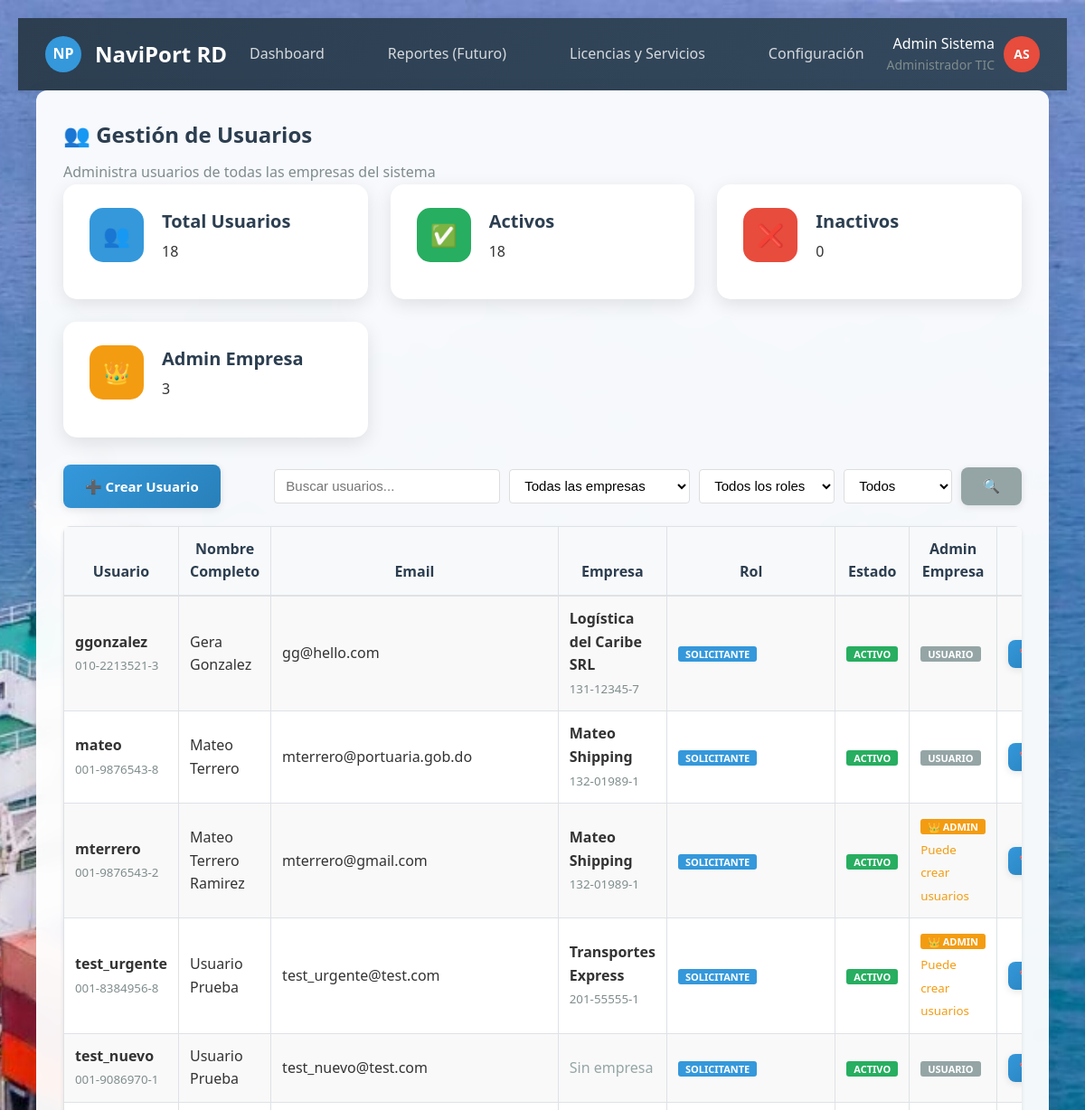
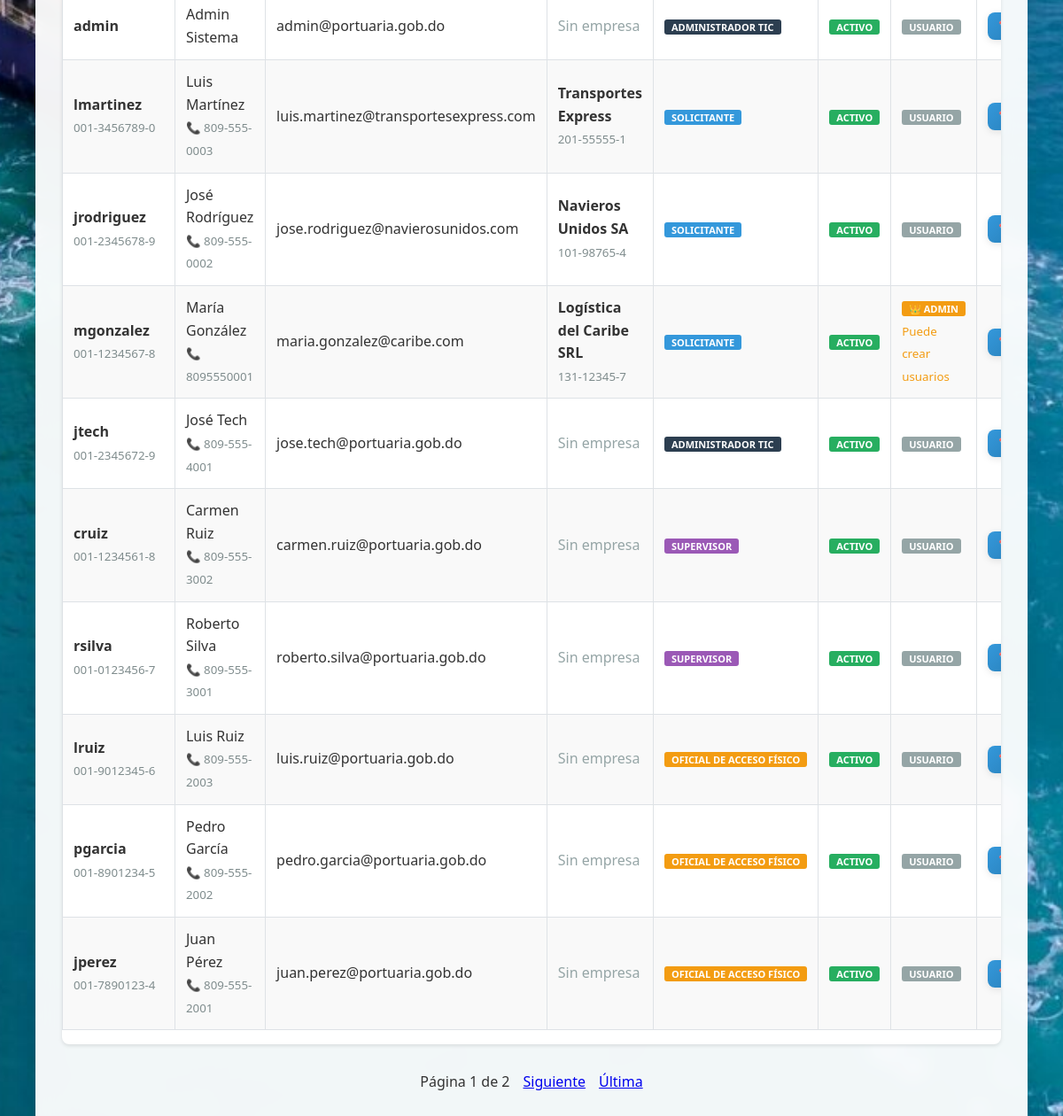
Page /accounts/usuarios/ (signed in) on the committed database (2 pictures, top to bottom).
### accounts/models.py (models this page shows, shortened)
class User(AbstractUser):
    ROLE_CHOICES = [
        ('solicitante', 'Solicitante'),
        ('evaluador', 'Evaluador Portuario'),
        ('supervisor', 'Supervisor'),
        ('admin_tic', 'Administrador TIC'),
        ('oficial_acceso', 'Oficial de Acceso Físico'),
        ('direccion', 'Dirección Logística'),
    ]
    role = models.CharField(
        max_length=20,
        choices=ROLE_CHOICES,
        default='solicitante',
        verbose_name='Rol'
    )
    cedula_rnc = models.CharField(
        max_length=20,
        unique=True,
        validators=[
            RegexValidator(
                regex=r'^(\d{3}-\d{7}-\d{1}|\d{3}-\d{5}-\d{1})$',
                message='Formato inválido. Use XXX-XXXXXXX-X para cédula o XXX-XXXXX-X para RNC'
            )
        ],
        verbose_name='Cédula/RNC'
    )
    telefono = models.CharField(
        max_length=15,
        blank=True,
        validators=[
            RegexValidator(
                regex=r'^\+?1?\d{9,15}$',
                message='Número de teléfono inválido'
            )
        ],
        verbose_name='Teléfono'
    )
    empresa = models.ForeignKey(
        'Empresa',
        on_delete=models.SET_NULL,
        null=True,
        blank=True,
        related_name='usuarios',
        verbose_name='Empresa'
    )
    es_admin_empresa = models.BooleanField(default=False, verbose_name='Admin de Empresa')
    puede_crear_usuarios = models.BooleanField(default=False, verbose_name='Puede Crear Usuarios')
    activo = models.BooleanField(default=True, verbose_name='Activo')
    created_at = models.DateTimeField(auto_now_add=True, verbose_name='Creado el')
    updated_at = models.DateTimeField(auto_now=True, verbose_name='Actualizado el')
    failed_login_attempts = models.PositiveIntegerField(default=0, verbose_name='Intentos fallidos')
    is_locked = models.BooleanField(default=False, verbose_name='Bloqueado')
    locked_until = models.DateTimeField(null=True, blank=True, verbose_name='Bloqueado hasta')
    last_login_ip = models.GenericIPAddressField(null=True, blank=True, verbose_name='Última IP')
    class Meta:
        verbose_name = 'Usuario'
        verbose_name_plural = 'Usuarios'
        ordering = ['-created_at']
    def get_display_name(self):
        return self.get_full_name() or self.username
    def get_role_display_with_admin(self):
        role_display = self.get_role_display()
        if self.es_admin_empresa and self.role == 'solicitante':
            return f"{role_display} (Administrador)"
        return role_display
    def puede_gestionar_usuarios(self):
        return self.role in ['evaluador', 'supervisor', 'admin_tic'] or (self.is_solicitante() and self.es_admin_empresa)
    def puede_crear_usuarios_empresa(self):
        return self.puede_crear_usuarios and self.es_admin_empresa and self.empresa

class Empresa(models.Model):
    rnc = models.CharField(
        max_length=15,
        unique=True,
        validators=[
            RegexValidator(
                regex=r'^\d{3}-\d{5}-\d{1}$',
                message='Formato inválido. Use XXX-XXXXX-X para RNC'
            )
        ],
        verbose_name='RNC'
    )
    nombre = models.CharField(max_length=200, verbose_name='Nombre')
    telefono = models.CharField(
        max_length=15,
        blank=True,
        validators=[
            RegexValidator(
                regex=r'^\+?1?\d{9,15}$',
                message='Número de teléfono inválido'
            )
        ],
        verbose_name='Teléfono'
    )
    email = models.EmailField(verbose_name='Email')
    representante_legal = models.ForeignKey(
        User,
        on_delete=models.CASCADE,
        related_name='empresas_representadas',
        verbose_name='Representante Legal'
    )
    activa = models.BooleanField(default=True, verbose_name='Activa')
    verificada = models.BooleanField(default=False, verbose_name='Verificada')
    certificado_rnc = models.FileField(
        upload_to='empresas/certificados/',
        blank=True,
        verbose_name='Certificado RNC'
    )
    numero_licencia = models.CharField(
        max_length=20,
        unique=True,
        blank=True,
        null=True,
        verbose_name='Número de Licencia'
    )
    fecha_expedicion_licencia = models.DateField(
        blank=True,
        null=True,
        verbose_name='Fecha de Expedición'
    )
    fecha_expiracion_licencia = models.DateField(
        blank=True,
        null=True,
        verbose_name='Fecha de Expiración'
    )
    fecha_expiracion_contrato = models.DateField(
        blank=True,
        null=True,
        verbose_name='Expiración Contrato'
    )
    tipo_licencia = models.ForeignKey(
        'evaluacion.TipoLicencia',
        on_delete=models.SET_NULL,
        blank=True,
        null=True,
        related_name='empresas_asignadas',
        verbose_name='Tipo de Licencia',
        help_text='Tipo de licencia que determina los servicios base autorizados'
    )
    servicios_autorizados = models.ManyToManyField(
        'evaluacion.Servicio',
        related_name='empresas_autorizadas',
        blank=True,
        verbose_name='Servicios Autorizados',
        help_text='Servicios específicos que la empresa está autorizada a ofrecer'
    )
    puede_solicitud_excepcional = models.BooleanField(
        default=False,
        verbose_name='Permite Solicitud Excepcional',
        help_text='Si está habilitado, la empresa puede realizar solicitudes excepcionales aprobadas por supervisión'
    )
    created_at = models.DateTimeField(auto_now_add=True, verbose_name='Registrada el')
    updated_at = models.DateTimeField(auto_now=True, verbose_name='Actualizada el')
    class Meta:
        verbose_name = 'Empresa'
        verbose_name_plural = 'Empresas'
        ordering = ['-created_at']

### accounts/views.py (the view, shortened to what this page needs)
# urls.py: path('usuarios/', gestionar_usuarios, name='gestionar_usuarios'),
@login_required
def gestionar_usuarios(request):
    if not request.user.puede_gestionar_usuarios():
        messages.error(request, 'No tienes permisos para gestionar usuarios.')
        return redirect('accounts:profile')
    busqueda = request.GET.get('q', '')
    empresa_filtro = request.GET.get('empresa', '')
    rol_filtro = request.GET.get('rol', '')
    estado_filtro = request.GET.get('estado', '')
    if request.user.role in ['evaluador', 'supervisor', 'admin_tic']:
        usuarios_queryset = User.objects.all().select_related('empresa').order_by('-created_at')
    else:
        if not request.user.empresa:
            messages.error(request, 'No tienes una empresa asignada.')
            return redirect('accounts:profile')
        usuarios_queryset = User.objects.filter(empresa=request.user.empresa).select_related('empresa').order_by('-created_at')
    if empresa_filtro and request.user.role in ['evaluador', 'supervisor', 'admin_tic']:
        usuarios_queryset = usuarios_queryset.filter(empresa__id=empresa_filtro)
    if rol_filtro:
        usuarios_queryset = usuarios_queryset.filter(role=rol_filtro)
    if estado_filtro == 'activo':
        usuarios_queryset = usuarios_queryset.filter(is_active=True)
    elif estado_filtro == 'inactivo':
        usuarios_queryset = usuarios_queryset.filter(is_active=False)
    elif estado_filtro == 'admin_empresa':
        usuarios_queryset = usuarios_queryset.filter(es_admin_empresa=True)
    paginator = Paginator(usuarios_queryset, 15)
    page_number = request.GET.get('page')
    page_obj = paginator.get_page(page_number)
    stats = {
        'total': usuarios_queryset.count(),
        'activos': usuarios_queryset.filter(is_active=True).count(),
        'inactivos': usuarios_queryset.filter(is_active=False).count(),
        'admin_empresa': usuarios_queryset.filter(es_admin_empresa=True).count(),
    }
    empresas_filtro = []
    if request.user.role in ['evaluador', 'supervisor', 'admin_tic']:
        empresas_filtro = Empresa.objects.filter(activa=True).order_by('nombre')
    context = {
        'usuarios': page_obj,
        'busqueda': busqueda,
        'empresa_filtro': empresa_filtro,
        'rol_filtro': rol_filtro,
        'estado_filtro': estado_filtro,
        'stats': stats,
        'empresas_filtro': empresas_filtro,
        'is_paginated': page_obj.has_other_pages(),
        'puede_crear': request.user.puede_crear_usuarios_empresa() or request.user.role in ['evaluador', 'supervisor', 'admin_tic']
    }
    return render(request, 'accounts/gestionar_usuarios.html', context)

### templates/accounts/gestionar_usuarios.html (shortened to what this page needs)
{% extends 'base.html' %}
{% block content %}
{% if user.role == 'evaluador' or user.role == 'supervisor' or user.role == 'admin_tic' %}
<div class="navbar">
    <div class="navbar-brand">
        <div class="logo">NP</div>
        NaviPort RD
    </div>
    <ul class="navbar-menu">
        <li><a href="{% url 'evaluacion:dashboard' %}" style="color: inherit; text-decoration: none;">Dashboard</a></li>
        <li>Reportes (Futuro)</li>
        <li><a href="{% url 'evaluacion:gestion_licencias_servicios' %}" style="color: inherit; text-decoration: none;">Licencias y Servicios</a></li>
        <li><a href="{% url 'evaluacion:configuracion' %}" style="color: inherit; text-decoration: none;">Configuración</a></li>
    </ul>
    <div class="navbar-user">
        <div style="text-align: right; margin-right: 10px;">
            <div style="font-weight: 500;">{{ user.get_display_name }}</div>
            <div style="font-size: 14px; color: #7f8c8d;">{{ user.get_role_display_with_admin }}</div>
        </div>
        <div class="user-avatar">{{ user.get_display_name|slice:':1'|upper }}{{ user.last_name|slice:':1'|upper }}</div>
    </div>
</div>
{% endif %}
<div class="content-area">
    <div class="page-header">
        <h2 style="color: #2c3e50; margin-bottom: 10px;">
            👥 Gestión de Usuarios
        </h2>
        <p style="color: #7f8c8d;">
            {% if user.role == 'evaluador' or user.role == 'supervisor' or user.role == 'admin_tic' %}
                Administra usuarios de todas las empresas del sistema
            {% else %}
                Administra los usuarios de tu empresa
            {% endif %}
        </p>
    </div>
    <div class="dashboard-cards" style="margin-bottom: 30px;">
        <div class="dashboard-card small">
            <div class="card-header">
                <div class="card-icon" style="background: #3498db;">👥</div>
                <div>
                    <div class="card-title">Total Usuarios</div>
                    <div class="card-stat">{{ stats.total }}</div>
                </div>
            </div>
        </div>
        <div class="dashboard-card small">
            <div class="card-header">
                <div class="card-icon" style="background: #27ae60;">✅</div>
                <div>
                    <div class="card-title">Activos</div>
                    <div class="card-stat">{{ stats.activos }}</div>
                </div>
            </div>
        </div>
        <div class="dashboard-card small">
            <div class="card-header">
                <div class="card-icon" style="background: #e74c3c;">❌</div>
                <div>
                    <div class="card-title">Inactivos</div>
                    <div class="card-stat">{{ stats.inactivos }}</div>
                </div>
            </div>
        </div>
        <div class="dashboard-card small">
            <div class="card-header">
                <div class="card-icon" style="background: #f39c12;">👑</div>
                <div>
                    <div class="card-title">Admin Empresa</div>
                    <div class="card-stat">{{ stats.admin_empresa }}</div>
                </div>
            </div>
        </div>
    </div>
    <div class="toolbar" style="margin-bottom: 20px;">
        <div class="toolbar-left">
            {% if puede_crear %}
            <a href="{% url 'accounts:crear_usuario' %}" class="btn btn-primary">
                ➕ Crear Usuario
            </a>
            {% endif %}
        </div>
        <div class="toolbar-right">
            <form method="get" class="search-form" style="display: flex; gap: 10px; align-items: center;">
                <input type="search"
                       name="q"
                       value="{{ busqueda }}"
                       placeholder="Buscar usuarios..."
                       class="form-control"
                       style="width: 250px;">
                {% if user.role == 'evaluador' or user.role == 'supervisor' or user.role == 'admin_tic' %}
                <select name="empresa" class="form-control" style="width: 200px;">
                    <option value="">Todas las empresas</option>
                </select>
                {% endif %}
                <select name="rol" class="form-control" style="width: 150px;">
                    <option value="">Todos los roles</option>
                </select>
                <select name="estado" class="form-control" style="width: 120px;">
                    <option value="">Todos</option>
                </select>
                <button type="submit" class="btn btn-secondary">🔍</button>
            </form>
        </div>
    </div>
    <div class="table-container">
        <table class="table">
            <thead>
                <tr>
                    <th>Usuario</th>
                    <th>Nombre Completo</th>
                    <th>Email</th>
                    <th>Empresa</th>
                    <th>Rol</th>
                    <th>Estado</th>
                    <th>Admin Empresa</th>
                    <th>Acciones</th>
                </tr>
            </thead>
            <tbody>
                {% for usuario in usuarios %}
                <tr>
                    <td>
                        <strong>{{ usuario.username }}</strong><br>
                        <small style="color: #7f8c8d;">{{ usuario.cedula_rnc }}</small>
                    </td>
                    <td>
                        {{ usuario.get_full_name|default:"Sin nombre" }}<br>
                        {% if usuario.telefono %}
                        <small style="color: #7f8c8d;">📞 {{ usuario.telefono }}</small>
                        {% endif %}
                    </td>
                    <td>{{ usuario.email|default:"Sin email" }}</td>
                    <td>
                        {% if usuario.empresa %}
                            <strong>{{ usuario.empresa.nombre }}</strong><br>
                            <small style="color: #7f8c8d;">{{ usuario.empresa.rnc }}</small>
                        {% else %}
                            <span style="color: #95a5a6;">Sin empresa</span>
                        {% endif %}
                    </td>
                    <td>
                        <span class="badge badge-{{ usuario.role }}">{{ usuario.get_role_display }}</span>
                    </td>
                    <td>
                        {% if usuario.is_active %}
                            <span class="badge badge-success">Activo</span>
                        {% else %}
                            <span class="badge badge-danger">Inactivo</span>
                        {% endif %}
                    </td>
                    <td>
                        {% if usuario.es_admin_empresa %}
                            <span class="badge badge-warning">👑 Admin</span>
                            {% if usuario.puede_crear_usuarios %}
                                <br><small style="color: #f39c12;">Puede crear usuarios</small>
                            {% endif %}
                        {% else %}
                            <span class="badge badge-secondary">Usuario</span>
                        {% endif %}
                    </td>
                    <td>
                        <div class="action-buttons">
                            <a href="{% url 'accounts:editar_usuario' usuario.id %}"
                               class="btn btn-sm btn-primary"
                               title="Editar usuario">
                            </a>
                        </div>
                    </td>
                </tr>
                {% endfor %}
            </tbody>
        </table>
    </div>
    {% if is_paginated %}
    <div class="pagination-container">
        <div class="pagination">
            <span class="page-info">
                Página {{ usuarios.number }} de {{ usuarios.paginator.num_pages }}
            </span>
            {% if usuarios.has_next %}
                <a href="?page={{ usuarios.next_page_number }}" class="page-link">Siguiente</a>
                <a href="?page={{ usuarios.paginator.num_pages }}" class="page-link">Última</a>
            {% endif %}
        </div>
    </div>
    {% endif %}
</div>
{% endblock %}

### rows in the picture
User: get_display_name "Admin Sistema", get_role_display_with_admin "Administrador TIC", get_display_name "A", last_name "S", username "admin", get_full_name "Admin Sistema", email "admin@portuaria.gob.do", shows "Sin empresa", role "ADMINISTRADOR TIC", is_active "ACTIVO", shows "USUARIO"
User: username "ggonzalez", cedula_rnc "010-2213521-3", get_full_name "Gera Gonzalez", email "gg@hello.com", empresa.nombre "Logística del Caribe SRL", empresa.rnc "131-12345-7", role "SOLICITANTE", is_active "ACTIVO", es_admin_empresa "USUARIO"
User: username "mateo", cedula_rnc "001-9876543-8", get_full_name "Mateo Terrero", email "mterrero@portuaria.gob.do", empresa.nombre "Mateo Shipping", empresa.rnc "132-01989-1", role "SOLICITANTE", is_active "ACTIVO", es_admin_empresa "USUARIO"
User: username "mterrero", cedula_rnc "001-9876543-2", get_full_name "Mateo Terrero Ramirez", email "mterrero@gmail.com", empresa.nombre "Mateo Shipping", empresa.rnc "132-01989-1", role "SOLICITANTE", is_active "ACTIVO", es_admin_empresa "👑 ADMIN"
User: username "test_urgente", cedula_rnc "001-8384956-8", get_full_name "Usuario Prueba", email "test_urgente@test.com", empresa.nombre "Transportes Express", empresa.rnc "201-55555-1", role "SOLICITANTE", is_active "ACTIVO", es_admin_empresa "👑 ADMIN"
User: username "test_nuevo", cedula_rnc "001-9086970-1", get_full_name "Usuario Prueba", email "test_nuevo@test.com", shows "Sin empresa", role "SOLICITANTE", is_active "ACTIVO", es_admin_empresa "USUARIO"
User: username "lmartinez", cedula_rnc "001-3456789-0", get_full_name "Luis Martínez", telefono "809-555-0003", email "luis.martinez@transportesexpress.com", empresa.nombre "Transportes Express", empresa.rnc "201-55555-1", role "SOLICITANTE", is_active "ACTIVO", es_admin_empresa "USUARIO"
User: username "jrodriguez", cedula_rnc "001-2345678-9", get_full_name "José Rodríguez", telefono "809-555-0002", email "jose.rodriguez@navierosunidos.com", empresa.nombre "Navieros Unidos SA", empresa.rnc "101-98765-4", role "SOLICITANTE", is_active "ACTIVO", es_admin_empresa "USUARIO"
User: username "mgonzalez", cedula_rnc "001-1234567-8", get_full_name "María González", telefono "8095550001", email "maria.gonzalez@caribe.com", empresa.nombre "Logística del Caribe SRL", empresa.rnc "131-12345-7", role "SOLICITANTE", is_active "ACTIVO", es_admin_empresa "👑 ADMIN"
User: username "jtech", cedula_rnc "001-2345672-9", get_full_name "José Tech", telefono "809-555-4001", email "jose.tech@portuaria.gob.do", shows "Sin empresa", role "ADMINISTRADOR TIC", is_active "ACTIVO", es_admin_empresa "USUARIO"
User: username "cruiz", cedula_rnc "001-1234561-8", get_full_name "Carmen Ruiz", telefono "809-555-3002", email "carmen.ruiz@portuaria.gob.do", shows "Sin empresa", role "SUPERVISOR", is_active "ACTIVO", es_admin_empresa "USUARIO"
User: username "rsilva", cedula_rnc "001-0123456-7", get_full_name "Roberto Silva", telefono "809-555-3001", email "roberto.silva@portuaria.gob.do", shows "Sin empresa", role "SUPERVISOR", is_active "ACTIVO", es_admin_empresa "USUARIO"
User: username "lruiz", cedula_rnc "001-9012345-6", get_full_name "Luis Ruiz", telefono "809-555-2003", email "luis.ruiz@portuaria.gob.do", shows "Sin empresa", role "OFICIAL DE ACCESO FÍSICO", is_active "ACTIVO", es_admin_empresa "USUARIO"
User: username "pgarcia", cedula_rnc "001-8901234-5", get_full_name "Pedro García", telefono "809-555-2002", email "pedro.garcia@portuaria.gob.do", shows "Sin empresa", role "OFICIAL DE ACCESO FÍSICO", is_active "ACTIVO", es_admin_empresa "USUARIO"
User: username "jperez", cedula_rnc "001-7890123-4", get_full_name "Juan Pérez", telefono "809-555-2001", email "juan.perez@portuaria.gob.do", shows "Sin empresa", role "OFICIAL DE ACCESO FÍSICO", is_active "ACTIVO", es_admin_empresa "USUARIO"

### other values in the picture
{{ stats.total }} "18"
{{ stats.activos }} "18"
{{ stats.inactivos }} "0"
{{ stats.admin_empresa }} "3"
{{ usuarios.number }} "1"
{{ usuarios.paginator.num_pages }} "2"
